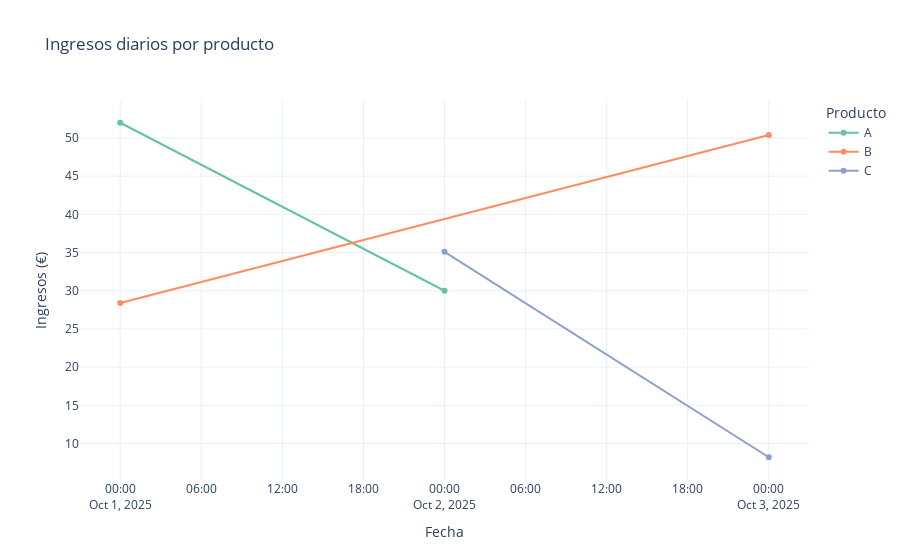

This figure's notebook cell:
### Markdown cell above
### ✅ Solución propuesta

### Code cell
ingresos_prod_dia = df.groupby(['fecha', 'producto'], as_index=False)['ingresos'].sum()

fig = px.line(
    ingresos_prod_dia, x='fecha', y='ingresos', color='producto', markers=True,
    title='Ingresos diarios por producto',
    labels={'fecha': 'Fecha', 'ingresos': 'Ingresos (€)', 'producto': 'Producto'},
    color_discrete_sequence=px.colors.qualitative.Set2
)
fig.update_layout(template='plotly_white')
fig.show()

### Figure 1 — Plotly figure (JSON) as saved in the notebook; plotly's stock layout.template omitted (floating-point values rounded to 4 significant figures)
{"data": [{"hovertemplate": "Producto=A<br>Fecha=%{x}<br>Ingresos (€)=%{y}<extra></extra>", "legendgroup": "A", "line": {"color": "rgb(102,194,165)", "dash": "solid"}, "marker": {"symbol": "circle"}, "mode": "lines+markers", "name": "A", "orientation": "v", "showlegend": true, "type": "scatter", "x": ["2025-10-01T00:00:00.000000000", "2025-10-02T00:00:00.000000000"], "xaxis": "x", "y": [52.0, 30.0], "yaxis": "y"}, {"hovertemplate": "Producto=B<br>Fecha=%{x}<br>Ingresos (€)=%{y}<extra></extra>", "legendgroup": "B", "line": {"color": "rgb(252,141,98)", "dash": "solid"}, "marker": {"symbol": "circle"}, "mode": "lines+markers", "name": "B", "orientation": "v", "showlegend": true, "type": "scatter", "x": ["2025-10-01T00:00:00.000000000", "2025-10-03T00:00:00.000000000"], "xaxis": "x", "y": [28.4, 50.4], "yaxis": "y"}, {"hovertemplate": "Producto=C<br>Fecha=%{x}<br>Ingresos (€)=%{y}<extra></extra>", "legendgroup": "C", "line": {"color": "rgb(141,160,203)", "dash": "solid"}, "marker": {"symbol": "circle"}, "mode": "lines+markers", "name": "C", "orientation": "v", "showlegend": true, "type": "scatter", "x": ["2025-10-02T00:00:00.000000000", "2025-10-03T00:00:00.000000000"], "xaxis": "x", "y": [35.1, 8.2], "yaxis": "y"}], "layout": {"legend": {"title": {"text": "Producto"}, "tracegroupgap": 0}, "title": {"text": "Ingresos diarios por producto"}, "xaxis": {"anchor": "y", "domain": [0, 1], "title": {"text": "Fecha"}}, "yaxis": {"anchor": "x", "domain": [0, 1], "title": {"text": "Ingresos (€)"}}}}
